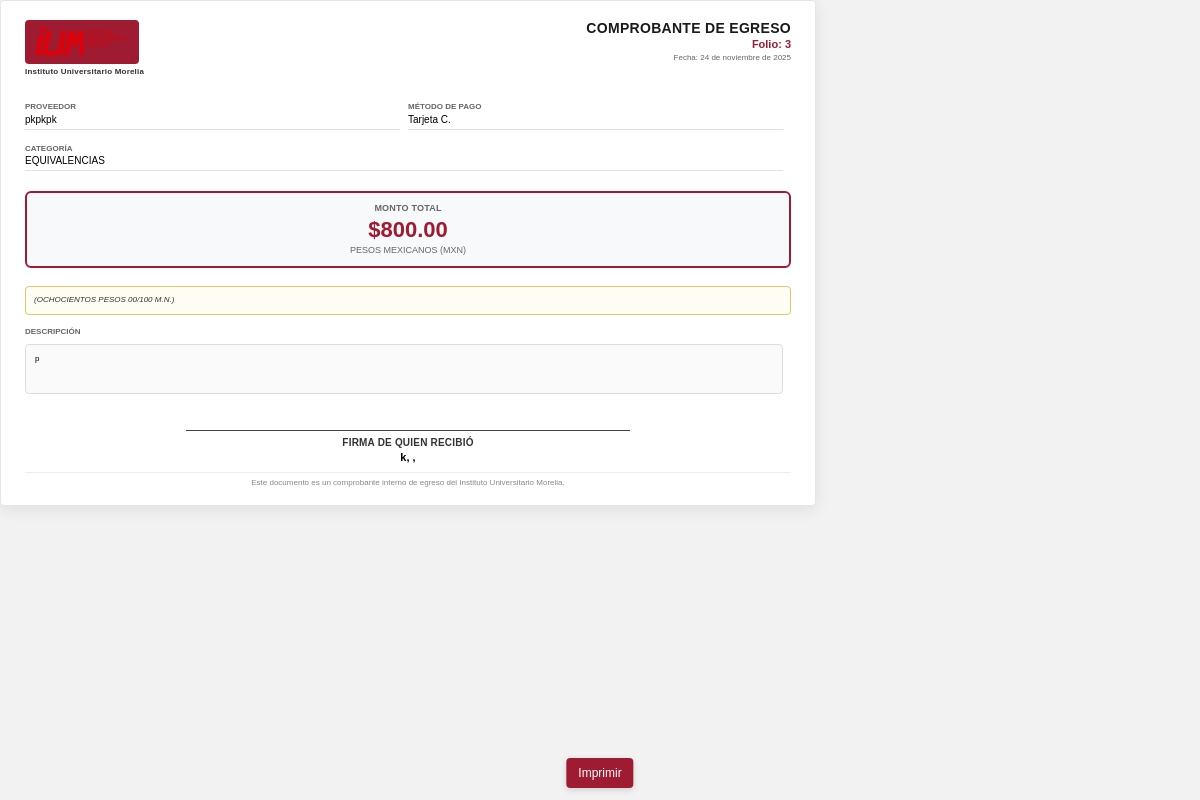
The page /src/Egresos/Receipts/egreso.php?folio=3 (signed in) on the database its author committed.
### tables this page shows
CREATE TABLE `egresos` (
  `folio_egreso` int(11) NOT NULL AUTO_INCREMENT,
  `proveedor` varchar(100) NOT NULL,
  `descripcion` text NOT NULL,
  `monto` decimal(10,2) NOT NULL,
  `fecha` date NOT NULL,
  `destinatario` varchar(255) NOT NULL,
  `forma_pago` enum('Efectivo','Transferencia','Cheque','Tarjeta D.','Tarjeta C.') NOT NULL,
  `documento_de_amparo` varchar(255) NOT NULL,
  `id_user` int(11) NOT NULL,
  `id_presupuesto` int(11) NOT NULL,
  `id_categoria` int(11) NOT NULL,
  PRIMARY KEY (`folio_egreso`),
  KEY `fk_egresos_user` (`id_user`),
  KEY `fk_egresos_presupuesto` (`id_presupuesto`),
  KEY `fk_egresos_categoria` (`id_categoria`),
  CONSTRAINT `fk_egresos_categoria` FOREIGN KEY (`id_categoria`) REFERENCES `categorias` (`id_categoria`) ON DELETE CASCADE ON UPDATE CASCADE,
  CONSTRAINT `fk_egresos_presupuesto` FOREIGN KEY (`id_presupuesto`) REFERENCES `presupuestos` (`id_presupuesto`) ON UPDATE CASCADE,
  CONSTRAINT `fk_egresos_user` FOREIGN KEY (`id_user`) REFERENCES `usuarios` (`id_user`) ON DELETE CASCADE ON UPDATE CASCADE
);

CREATE TABLE `categorias` (
  `id_categoria` int(11) NOT NULL AUTO_INCREMENT,
  `nombre` varchar(100) NOT NULL,
  `tipo` enum('Ingreso','Egreso') NOT NULL,
  `concepto` enum('Registro Diario','Titulaciones','Inscripciones y Reinscripciones') DEFAULT NULL,
  `descripcion` text DEFAULT NULL,
  `no_borrable` tinyint(1) DEFAULT 0,
  `id_user` int(11) NOT NULL,
  PRIMARY KEY (`id_categoria`),
  UNIQUE KEY `nombre` (`nombre`),
  KEY `fk_categorias_user` (`id_user`),
  CONSTRAINT `fk_categorias_user` FOREIGN KEY (`id_user`) REFERENCES `usuarios` (`id_user`) ON DELETE CASCADE ON UPDATE CASCADE
);

### src/Egresos/Receipts/egreso.php (the view, shortened to what this page needs)
<?php
require_once __DIR__ . '/../../../config/database.php';
$folio = isset($_GET['folio']) ? (int)$_GET['folio'] : 0;
$sql = "SELECT e.*, c.nombre AS nombre_categoria
        FROM egresos e
        LEFT JOIN categorias c ON e.id_categoria = c.id_categoria
        WHERE e.folio_egreso = ? LIMIT 1";
$stmt = $conn->prepare($sql);
$stmt->bind_param("i", $folio);
$stmt->execute();
$res = $stmt->get_result();
$egreso = $res->fetch_assoc();
$monto = isset($egreso['monto']) ? (float)$egreso['monto'] : 0.0;
$montoFormateado = '$ ' . number_format($monto, 2);
if (class_exists('NumberFormatter')) {
    try {
        $fmt = new NumberFormatter('es_MX', NumberFormatter::CURRENCY);
        $montoFormateado = $fmt->formatCurrency($monto, 'MXN');
    } catch (Exception $e) {  }
}
$cantidadConLetra = '';
if (class_exists('NumberFormatter')) {
    try {
        $entero = floor($monto);
        $centavos = round(($monto - $entero) * 100);
        $fmtSpell = new NumberFormatter('es_MX', NumberFormatter::SPELLOUT);
        $letras = $fmtSpell->format($entero);
        $letras = strtoupper($letras);
        $cantidadConLetra = '(' . $letras . ' PESOS ' . sprintf('%02d', $centavos) . '/100 M.N.)';
    } catch (Exception $e) {  }
}
$logoPath = '../../../public/logo ium rojo (3).png';
$fecha = htmlspecialchars($egreso['fecha'] ?? 'N/A');
if (class_exists('IntlDateFormatter')) {
     try {
        $formatter = new IntlDateFormatter('es_ES', IntlDateFormatter::LONG, IntlDateFormatter::NONE);
        $fecha = $formatter->format(new DateTime($fecha));
     } catch (Throwable $e) {  }
}
$folioEsc = htmlspecialchars($egreso['folio_egreso'] ?? '');
$nombreCategoria = htmlspecialchars($egreso['nombre_categoria'] ?? 'Sin categoría');
$proveedor = htmlspecialchars($egreso['proveedor'] ?? '-');
$metodo = htmlspecialchars($egreso['forma_pago'] ?? '-');
$descripcion = htmlspecialchars($egreso['descripcion'] ?? '-');
$destinatario = htmlspecialchars($egreso['destinatario'] ?? '-');
?>
<!DOCTYPE html>
<html lang="es">
<head>
</head>
<body>
    <div class="no-print"><button class="print-btn" onclick="window.print()">Imprimir</button></div>
    <div class="page">
        <div class="header">
            <div class="header-left">
                <div class="logo-box">
                    <img src="<?php echo $logoPath; ?>" alt="IUM">
                </div>
                <div class="institution">Instituto Universitario Morelia</div>
            </div>
            <div class="header-right">
                <div class="doc-title">COMPROBANTE DE EGRESO</div>
                <div class="folio">Folio: <?php echo $folioEsc; ?></div>
                <div style="font-size: 8px; color: #666; margin-top: 2px;">Fecha: <?php echo $fecha; ?></div>
            </div>
        </div>
        <div class="content">
            <div class="grid">
                <div class="grid-row">
                    <div class="grid-cell half">
                        <span class="label">Proveedor</span>
                        <div class="value"><?php echo $proveedor; ?></div>
                    </div>
                    <div class="grid-cell half">
                        <span class="label">Método de Pago</span>
                        <div class="value"><?php echo $metodo; ?></div>
                    </div>
                </div>
            </div>
            <div class="grid">
                <div class="grid-row">
                    <div class="grid-cell full">
                        <span class="label">Categoría</span>
                        <div class="value"><?php echo $nombreCategoria; ?></div>
                    </div>
                </div>
            </div>
            <div class="monto-section">
                <div class="monto-label">MONTO TOTAL</div>
                <div class="monto-value"><?php echo $montoFormateado; ?></div>
                <div class="monto-currency">PESOS MEXICANOS (MXN)</div>
            </div>
            <div class="letra-box">
                <div class="letra-text"><?php echo $cantidadConLetra; ?></div>
            </div>
            <div class="grid">
                <div class="grid-row">
                    <div class="grid-cell full">
                        <span class="label">Descripción</span>
                        <div class="description-box"><?php echo nl2br($descripcion); ?></div>
                    </div>
                </div>
            </div>
        </div>
        <div class="signature-section">
            <div class="signature-line"></div>
            <div class="signature-label">FIRMA DE QUIEN RECIBIÓ</div>
            <div class="signature-name"><?php echo $destinatario; ?></div>
        </div>
        <div class="footer">
            Este documento es un comprobante interno de egreso del Instituto Universitario Morelia.
        </div>
    </div>
</body>
</html>

### src/Egresos/Receipts/egreso.php (style rules this page uses)
* { margin: 0; padding: 0; box-sizing: border-box; }
body { font-family: Arial, sans-serif; font-size: 10.5px; line-height: 1.15; background: #f2f2f2; padding: 0; }
.page { width: 100%; max-width: 8.5in; height: 13.4cm; padding: 0.2in 0.25in; position: relative; background: white; display: flex; flex-direction: column; box-shadow: 0 4px 16px rgba(0,0,0,0.08); border: 1px solid #e5e5e5; border-radius: 4px; page-break-inside: avoid; overflow: hidden; }
.header { display: table; width: 100%; margin-bottom: 8px; }
.header-left { display: table-cell; width: 35%; vertical-align: top; }
.header-right { display: table-cell; width: 65%; vertical-align: top; text-align: right; }
.logo-box { display: inline-block; background: #9e1b32; padding: 5px 9px; border-radius: 4px; }
.logo-box img { height: 34px; vertical-align: middle; }
.institution { font-size: 8px; color: #333; margin-top: 3px; font-weight: bold; letter-spacing: 0.2px; }
.doc-title { font-size: 14px; font-weight: 800; color: #1a1a1a; margin-bottom: 2px; letter-spacing: 0.3px; }
.folio { font-size: 11px; color: #9e1b32; font-weight: 700; }
.content { flex: 1; display: flex; flex-direction: column; }
.grid { display: table; width: 100%; margin-bottom: 6px; }
.grid-row { display: table-row; }
.grid-cell { display: table-cell; padding: 4px 8px 4px 0; vertical-align: top; }
.grid-cell.full { width: 100%; }
.grid-cell.half { width: 50%; }
.label { font-size: 8px; color: #666; font-weight: 700; text-transform: uppercase; display: block; margin-bottom: 2px; }
.value { font-size: 10px; color: #000; border-bottom: 1px solid #e0e0e0; padding-bottom: 3px; min-height: 16px; }
.monto-section { background: #f8f9fa; border: 2px solid #9e1b32; padding: 10px; text-align: center; margin: 10px 0; border-radius: 6px; }
.monto-label { font-size: 9px; color: #666; font-weight: 700; margin-bottom: 4px; letter-spacing: 0.2px; }
.monto-value { font-size: 22px; font-weight: 800; color: #9e1b32; line-height: 1.15; }
.monto-currency { font-size: 9px; color: #666; margin-top: 3px; }
.letra-box { background: #fffdf3; border: 1px solid #e6c565; padding: 8px; margin: 8px 0; border-radius: 4px; }
.letra-text { font-size: 8px; font-style: italic; color: #333; line-height: 1.35; }
.description-box { border: 1px solid #ddd; padding: 9px; min-height: 50px; background: #fafafa; margin: 8px 0; border-radius: 4px; font-size: 8px; flex: 1; }
.signature-section { margin-top: auto; padding-top: 18px; text-align: center; }
.signature-line { border-top: 1px solid #444; width: 58%; margin: 0 auto 6px auto; }
.signature-label { font-size: 10px; font-weight: 700; color: #333; letter-spacing: 0.2px; }
.signature-name { font-size: 11px; color: #000; margin-top: 3px; font-weight: 800; }
.footer { font-size: 8px; color: #888; text-align: center; border-top: 1px solid #eee; padding-top: 5px; margin-top: 8px; }
.no-print { position: fixed; left: 50%; bottom: 12px; transform: translateX(-50%); z-index: 9999; }
.print-btn { background: #9e1b32; color: #fff; border: none; border-radius: 4px; padding: 8px 12px; font-size: 12px; cursor: pointer; box-shadow: 0 2px 6px rgba(0,0,0,0.15); }

### rows shown on the page
egresos: folio_egreso "3", fecha "24 de noviembre de 2025", proveedor "pkpkpk", forma_pago "Tarjeta C.", id_categoria.nombre "EQUIVALENCIAS", monto "$800.00", monto "(OCHOCIENTOS PESOS 00/100 M.N.)", descripcion "p", destinatario "k, ,"
